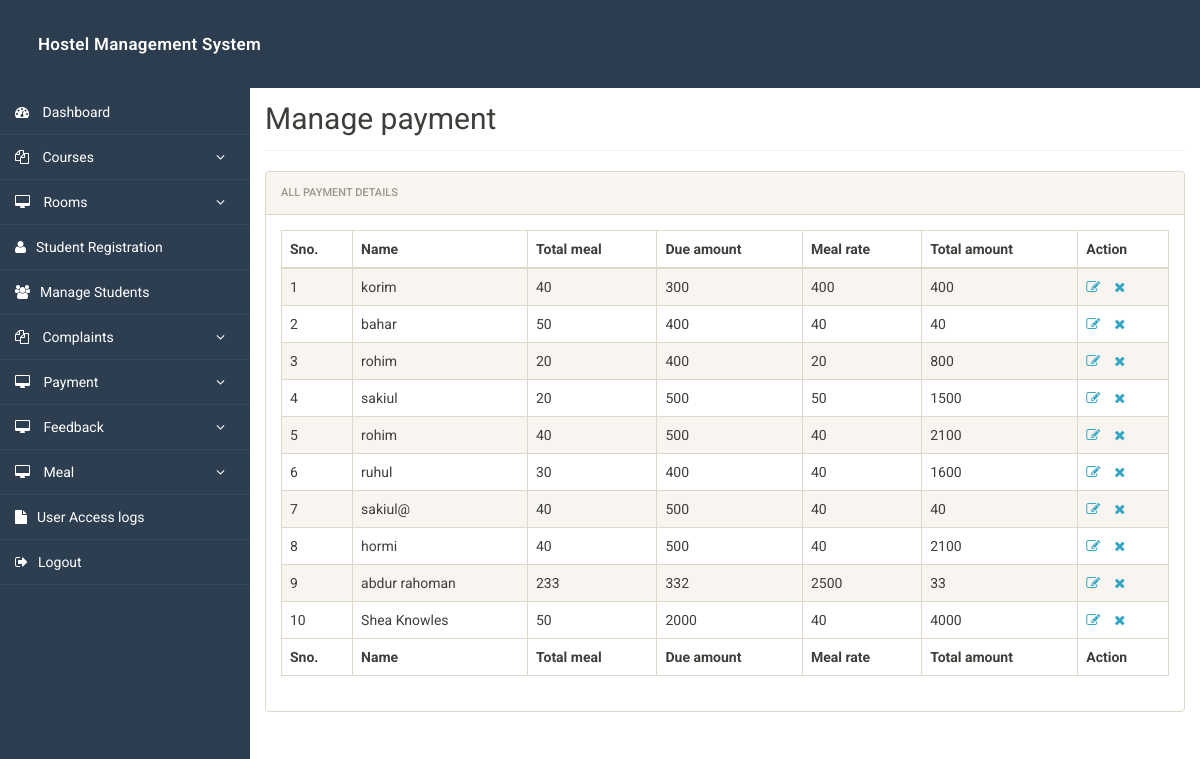
/admin/manage-pament.php (signed in), run on an earlier commit of the app's database.
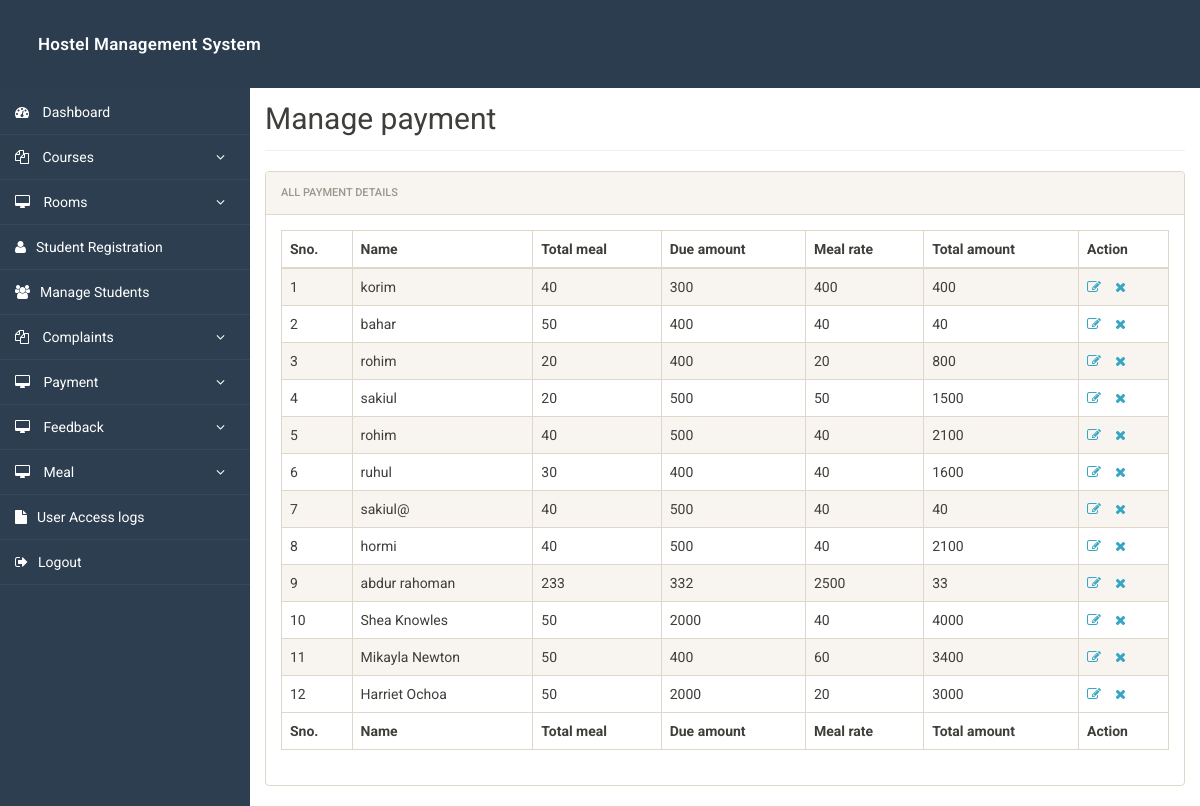
And on a later commit of the database.
### tables this page shows
CREATE TABLE `pament` (
  `id` int(11) NOT NULL,
  `name` varchar(100) NOT NULL,
  `tmeal` varchar(50) NOT NULL,
  `due` varchar(20) NOT NULL,
  `amount` varchar(50) NOT NULL,
  `tamount` int(20) NOT NULL
);

### admin/manage-pament.php (the view, shortened to what this page needs)
<?php
include('includes/config.php');
?>
<!doctype html>
<html lang="en" class="no-js">
<head>
	<link rel="stylesheet" href="css/font-awesome.min.css">
	<link rel="stylesheet" href="css/bootstrap.min.css">
	<link rel="stylesheet" href="css/dataTables.bootstrap.min.css">
	<link rel="stylesheet" href="css/bootstrap-social.css">
	<link rel="stylesheet" href="css/bootstrap-select.css">
	<link rel="stylesheet" href="css/fileinput.min.css">
	<link rel="stylesheet" href="css/awesome-bootstrap-checkbox.css">
	<link rel="stylesheet" href="css/style.css">
</head>
<body>
	<?php include('includes/header.php');?>
	<div class="ts-main-content">
			<?php include('includes/sidebar.php');?>
		<div class="content-wrapper">
			<div class="container-fluid">
				<div class="row">
					<div class="col-md-12">
						<h2 class="page-title" style="margin-top: 4%">Manage payment</h2>
						<div class="panel panel-default">
							<div class="panel-heading">All payment Details</div>
							<div class="panel-body">
								<table id="zctb" class="display table table-striped table-bordered table-hover" cellspacing="0" width="100%">
									<thead>
										<tr>
											<th>Sno.</th>
											<th>Name</th>
											<th>Total meal</th>
											<th>Due amount </th>
											<th>Meal rate </th>
											<th>Total amount </th>
											<th>Action</th>
										</tr>
									</thead>
									<tfoot>
										<tr>
												<th>Sno.</th>
											<th>Name</th>
											<th>Total meal</th>
											<th>Due amount </th>
											<th>Meal rate </th>
											<th>Total amount </th>
											<th>Action</th>
										</tr>
									</tfoot>
									<tbody>
<?php
$ret="select * from pament";
$stmt= $mysqli->prepare($ret) ;
$stmt->execute() ;
$res=$stmt->get_result();
$cnt=1;
while($row = $res->fetch_object()) {
?>
<tr>
    <td><?php echo $cnt; ?></td>
    <td><?php echo $row->name; ?></td>
    <td><?php echo $row->tmeal; ?></td>
    <td><?php echo $row->due; ?></td>
    <td><?php echo $row->amount; ?></td>
    <td><?php echo $row->tamount; ?></td>
    <td>
        <a href="edit-pament.php?id=<?php echo $row->id; ?>">
            <i class="fa fa-edit"></i>
        </a>
        <a href="manage-pament.php?del=<?php echo $row->id; ?>"
           onclick="return confirm('Do you want to delete?');">
           <i class="fa fa-close"></i>
        </a>
    </td>
</tr>
<?php
$cnt++;
} ?>
									</tbody>
								</table>
							</div>
						</div>
					</div>
				</div>
			</div>
		</div>
	</div>
</body>
</html>

### admin/includes/header.php (shortened to what this page needs)
<div class="brand clearfix">
		<a href="#" class="logo" style="font-size:16px; color:#fff;">Hostel Management System</a>
	</div>

### admin/includes/sidebar.php (shortened to what this page needs)
<nav class="ts-sidebar">
			<ul class="ts-sidebar-menu">
				<li><a href="dashboard.php"><i class="fa fa-dashboard" style="color: #fff;"></i> Dashboard</a></li>
					<li><a href="#"><i class="fa fa-files-o" style="color: #fff;"></i> Courses</a>
				</li>
					<li><a href="#"><i class="fa fa-desktop" style="color: #fff;"></i> Rooms</a>
				</li>
				<li><a href="registration.php"><i class="fa fa-user" style="color: #fff;"></i>Student Registration</a></li>
				<li><a href="manage-students.php"><i class="fa fa-users" style="color: #fff;"></i>Manage Students</a></li>
						<li><a href="#"><i class="fa fa-files-o" style="color: #fff;"></i> Complaints</a>
				</li>
					<li><a href="#"><i class="fa fa-desktop" style="color: #fff;"></i> Payment</a>
				</li>
				<li><a href="#"><i class="fa fa-desktop" style="color: #fff;"></i> Feedback</a>
				</li>
				<li><a href="#"><i class="fa fa-desktop" style="color: #fff;"></i> Meal</a>
				</li>
				<li><a href="access-log.php"><i class="fa fa-file" style="color: #fff;"></i>User Access logs</a></li>
				<li><a href="logout.php"><i class="fa fa-sign-out" style="color: #fff;"></i>Logout</a></li>
		</nav>

### admin/css/style.css (style rules this page uses)
html { font-size: 14px; }
@media only screen and (min-width: 480px) { html { font-size: 17px; } }
@media only screen and (min-width: 768px) { html { font-size: 14px; } }
body { font-size: 1em; }
a { color: #37a6c4; }
.panel { overflow: hidden; }
ul, li { margin: 0; padding: 0; list-style: none; }
.page-title { padding-bottom: 15px; margin-bottom: 20px; border-bottom: 1px solid #f0f0f0; }
.brand { background: #3e454c; position: relative; z-index: 3; position: fixed; width: 100%; top: 0; }
.brand .logo { box-sizing: border-box; padding: 20px; float: left; display: block; width: 300px; }
@media only screen and (min-width: 992px) { .brand .logo { width: 300px; } }
.ts-sidebar { background: #2c3136; max-height: 0; transition: max-height 0.3s; overflow: hidden; position: fixed; z-index: 2; width: 100%; bottom: 0; top: 80px; overflow-y: auto; }
@media only screen and (min-width: 992px) { .ts-sidebar { max-height: 100%; bottom: 0; } }
.ts-sidebar-menu a { display: block; text-decoration: none; padding: 12px 15px; color: #fff; }
.ts-sidebar-menu li { position: relative; }
.ts-sidebar-menu li i { color: #585c64; margin-right: 10px; }
.ts-main-content .content-wrapper { padding-top: 15px; margin-top: 50px !important; }
@media only screen and (min-width: 992px) { .ts-main-content .ts-sidebar { width: 250px; float: left; } }
@media only screen and (min-width: 992px) { .ts-main-content .content-wrapper { margin-left: 250px; } }

### admin/includes/header.php (style rules this page uses)
.brand { background: #2b3d4f; padding: 12px 18px; }
.brand .logo { font-size: 17px !important; font-weight: 600; letter-spacing: .3px; width: 300px; color: #fff; text-decoration: none; }

### admin/includes/sidebar.php (style rules this page uses)
.ts-sidebar { width: 250px; background: #2c3e50; min-height: 100vh; padding-top: 10px; }
.ts-sidebar-menu { list-style: none; margin: 0; padding: 0; }
.ts-sidebar-menu li { position: relative; }
.ts-sidebar-menu > li > a { display: block; padding: 12px 15px; color: #fff; text-decoration: none; border-bottom: 1px solid #34495e; }

What changed in the data, as far as the page shows it:
added pament: name "Mikayla Newton", tmeal "50", due "400", amount "60", tamount "3400"
added pament: name "Harriet Ochoa", tmeal "50", due "2000", amount "20", tamount "3000"
